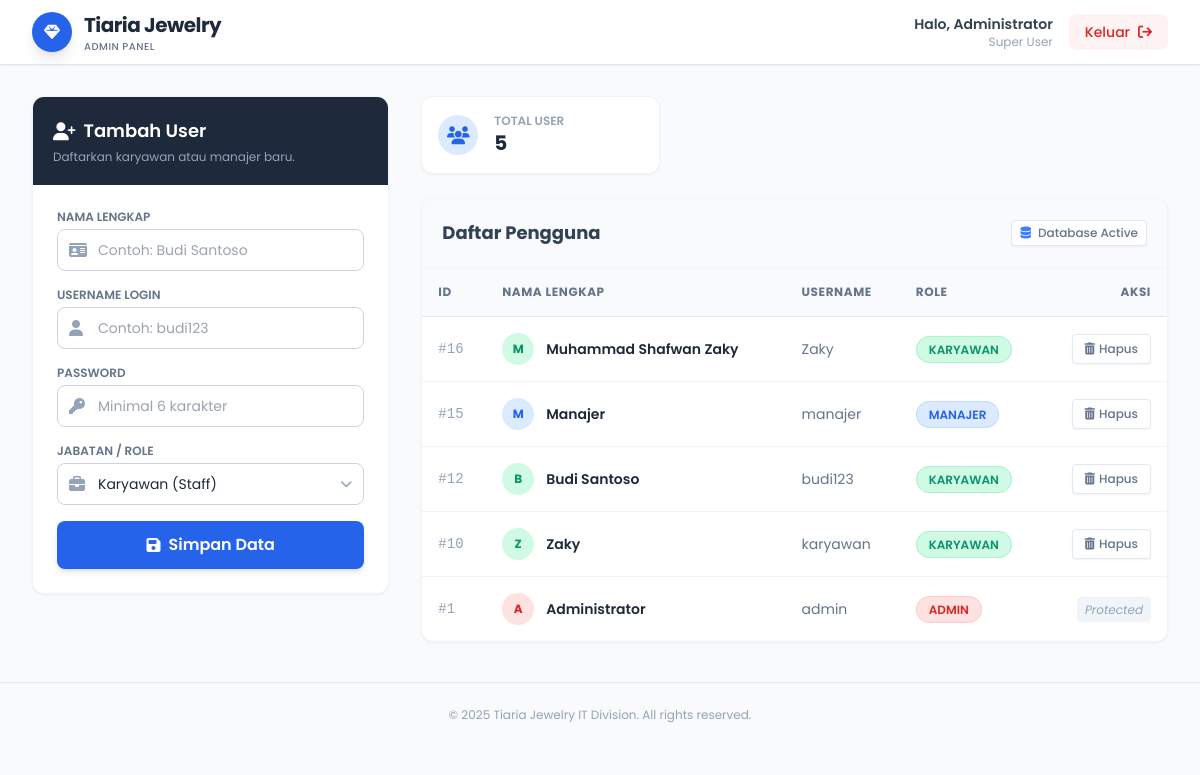
Page /admin (signed in) on the earlier database version.
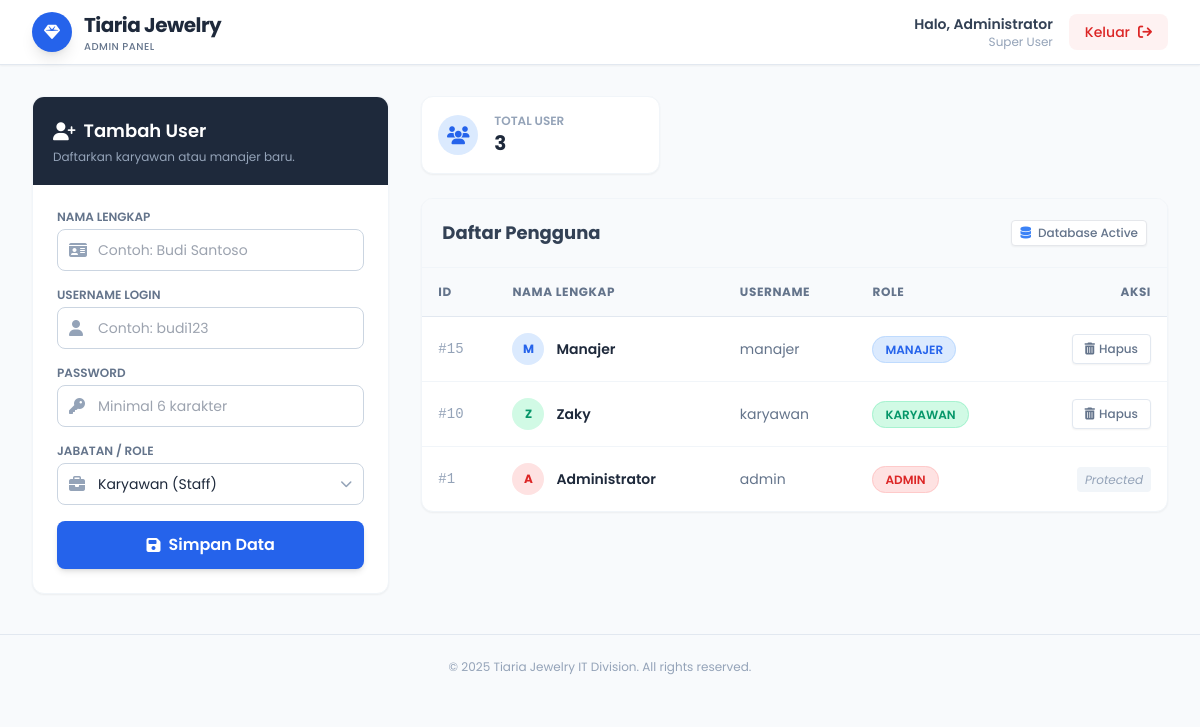
Same page on the later database version.
### tables this page shows
CREATE TABLE users (
                id INTEGER PRIMARY KEY AUTOINCREMENT,
                username TEXT UNIQUE NOT NULL,
                password TEXT NOT NULL,
                name TEXT NOT NULL,
                role TEXT NOT NULL DEFAULT 'karyawan', 
                created_at TIMESTAMP DEFAULT CURRENT_TIMESTAMP
            );

### app.py (the view)
@app.route('/admin')
@login_required
def admin_dashboard():
    if current_user.role != 'admin': return "⛔ AKSES DITOLAK"
    conn = create_connection()
    cursor = conn.cursor()
    cursor.execute("SELECT * FROM users ORDER BY id DESC")
    all_users = cursor.fetchall()
    conn.close()
    return render_template('admin_dashboard.html', users=all_users)

### app.py (called while the page is built)
@login_manager.user_loader
def load_user(user_id):
    return User.get_by_id(user_id)

@app.before_request
def make_session_permanent():
    session.permanent = True
    app.permanent_session_lifetime = timedelta(minutes=5) # Logout otomatis setelah 5 menit idle

### models.py (called while the page is built)
    @staticmethod
    def get_by_id(user_id):
        conn = create_connection()
        cursor = conn.cursor()
        cursor.execute("SELECT * FROM users WHERE id = ?", (user_id,))
        user_data = cursor.fetchone()
        conn.close()
        if user_data:
            return User(id=user_data[0], username=user_data[1], name=user_data[3], role=user_data[4])
        return None

### utils/db_manager.py (called while the page is built)
def create_connection():
    if not os.path.exists(DB_FOLDER):
        os.makedirs(DB_FOLDER)
    conn = sqlite3.connect(DB_PATH)
    return conn

### templates/admin_dashboard.html (shortened to what this page needs)
<!DOCTYPE html>
<html lang="id">
<head>
    <script src="https://cdn.tailwindcss.com"></script>
    <link rel="stylesheet" href="https://cdnjs.cloudflare.com/ajax/libs/font-awesome/6.4.0/css/all.min.css">
</head>
<body class="bg-slate-50 text-slate-800">
    <nav class="bg-white shadow-sm border-b border-slate-200 fixed w-full top-0 z-50">
        <div class="max-w-7xl mx-auto px-4 sm:px-6 lg:px-8">
            <div class="flex justify-between h-16">
                <div class="flex items-center gap-3">
                    <div class="w-10 h-10 rounded-full bg-blue-600 flex items-center justify-center text-white shadow-lg">
                        <i class="fa-solid fa-gem"></i>
                    </div>
                    <div>
                        <h1 class="font-bold text-xl text-slate-800 tracking-tight">Tiaria Jewelry</h1>
                        <p class="text-[10px] text-slate-500 font-medium uppercase tracking-wider">Admin Panel</p>
                    </div>
                </div>
                <div class="flex items-center gap-4">
                    <div class="text-right hidden sm:block">
                        <p class="text-sm font-semibold text-slate-700">Halo, Administrator</p>
                        <p class="text-xs text-slate-400">Super User</p>
                    </div>
                    <a href="/logout" onclick="konfirmasiLogout(event)" class="bg-red-50 text-red-600 hover:bg-red-600 hover:text-white px-4 py-2 rounded-lg text-sm font-medium transition-all duration-300 flex items-center gap-2 group">
                        <span>Keluar</span>
                        <i class="fa-solid fa-arrow-right-from-bracket group-hover:translate-x-1 transition-transform"></i>
                    </a>
                </div>
            </div>
        </div>
    </nav>
    <main class="max-w-7xl mx-auto px-4 sm:px-6 lg:px-8 mt-24 mb-10">
        <div class="grid grid-cols-1 lg:grid-cols-3 gap-8">
            <div class="lg:col-span-1">
                <div class="bg-white rounded-xl shadow-sm border border-slate-100 overflow-hidden sticky top-24">
                    <div class="bg-slate-800 p-5 text-white">
                        <h2 class="font-semibold text-lg flex items-center gap-2">
                            <i class="fa-solid fa-user-plus"></i> Tambah User
                        </h2>
                        <p class="text-slate-400 text-xs mt-1">Daftarkan karyawan atau manajer baru.</p>
                    </div>
                    <div class="p-6">
                        <form action="/add_user" method="POST" class="space-y-4">
                            <div>
                                <label class="block text-xs font-semibold text-slate-500 uppercase mb-1">Nama Lengkap</label>
                                <div class="relative">
                                    <span class="absolute inset-y-0 left-0 pl-3 flex items-center text-slate-400"><i class="fa-solid fa-id-card"></i></span>
                                    <input type="text" name="name" placeholder="Contoh: Budi Santoso" required
                                        class="w-full pl-10 pr-4 py-2.5 rounded-lg border border-slate-300 focus:border-blue-500 focus:ring-2 focus:ring-blue-100 outline-none text-sm transition-all">
                                </div>
                            </div>
                            <div>
                                <label class="block text-xs font-semibold text-slate-500 uppercase mb-1">Username Login</label>
                                <div class="relative">
                                    <span class="absolute inset-y-0 left-0 pl-3 flex items-center text-slate-400"><i class="fa-solid fa-user"></i></span>
                                    <input type="text" name="username" placeholder="Contoh: budi123" required
                                        class="w-full pl-10 pr-4 py-2.5 rounded-lg border border-slate-300 focus:border-blue-500 focus:ring-2 focus:ring-blue-100 outline-none text-sm transition-all">
                                </div>
                            </div>
                            <div>
                                <label class="block text-xs font-semibold text-slate-500 uppercase mb-1">Password</label>
                                <div class="relative">
                                    <span class="absolute inset-y-0 left-0 pl-3 flex items-center text-slate-400"><i class="fa-solid fa-key"></i></span>
                                    <input type="password" name="password" placeholder="Minimal 6 karakter" required
                                        class="w-full pl-10 pr-4 py-2.5 rounded-lg border border-slate-300 focus:border-blue-500 focus:ring-2 focus:ring-blue-100 outline-none text-sm transition-all">
                                </div>
                            </div>
                            <div>
                                <label class="block text-xs font-semibold text-slate-500 uppercase mb-1">Jabatan / Role</label>
                                <div class="relative">
                                    <span class="absolute inset-y-0 left-0 pl-3 flex items-center text-slate-400"><i class="fa-solid fa-briefcase"></i></span>
                                    <select name="role" class="w-full pl-10 pr-4 py-2.5 rounded-lg border border-slate-300 focus:border-blue-500 focus:ring-2 focus:ring-blue-100 outline-none text-sm transition-all bg-white appearance-none">
                                        <option value="karyawan">Karyawan (Staff)</option>
                                    </select>
                                    <span class="absolute inset-y-0 right-0 pr-3 flex items-center pointer-events-none text-slate-400"></span>
                                </div>
                            </div>
                            <button type="submit" class="w-full bg-blue-600 hover:bg-blue-700 text-white font-semibold py-3 rounded-lg shadow-md hover:shadow-lg transition-all duration-300 flex items-center justify-center gap-2 mt-4">
                                <i class="fa-solid fa-floppy-disk"></i> Simpan Data
                            </button>
                        </form>
                    </div>
                </div>
            </div>
            <div class="lg:col-span-2">
                <div class="grid grid-cols-2 md:grid-cols-3 gap-4 mb-6">
                    <div class="bg-white p-4 rounded-xl shadow-sm border border-slate-100 flex items-center gap-4">
                        <div class="w-10 h-10 rounded-full bg-blue-100 text-blue-600 flex items-center justify-center text-lg"><i class="fa-solid fa-users"></i></div>
                        <div>
                            <p class="text-xs text-slate-400 font-semibold uppercase">Total User</p>
                            <h3 class="text-xl font-bold text-slate-800">{{ users|length }}</h3>
                        </div>
                    </div>
                </div>
                <div class="bg-white rounded-xl shadow-sm border border-slate-100 overflow-hidden">
                    <div class="p-5 border-b border-slate-100 flex justify-between items-center bg-slate-50">
                        <h3 class="font-bold text-slate-700 text-lg">Daftar Pengguna</h3>
                        <span class="text-xs font-medium px-2 py-1 bg-white border rounded text-slate-500 shadow-sm">
                            <i class="fa-solid fa-database text-blue-500 mr-1"></i> Database Active
                        </span>
                    </div>
                    <div class="overflow-x-auto">
                        <table class="w-full text-left border-collapse">
                            <thead>
                                <tr class="bg-slate-50 text-slate-500 uppercase text-xs font-bold tracking-wider">
                                    <th class="p-4 border-b border-slate-200">ID</th>
                                    <th class="p-4 border-b border-slate-200">Nama Lengkap</th>
                                    <th class="p-4 border-b border-slate-200">Username</th>
                                    <th class="p-4 border-b border-slate-200">Role</th>
                                    <th class="p-4 border-b border-slate-200 text-right">Aksi</th>
                                </tr>
                            </thead>
                            <tbody class="text-sm text-slate-700 divide-y divide-slate-100">
                                {% for user in users %}
                                <tr class="hover:bg-blue-50/30 transition-colors duration-200">
                                    <td class="p-4 font-mono text-slate-400">#{{ user[0] }}</td>
                                    <td class="p-4 font-semibold text-slate-800">
                                        <div class="flex items-center gap-3">
                                            <div class="w-8 h-8 rounded-full flex items-center justify-center text-xs font-bold
                                                {% if user[4] == 'admin' %} bg-red-100 text-red-600
                                                {% elif user[4] == 'manajer' %} bg-blue-100 text-blue-600
                                                {% else %} bg-emerald-100 text-emerald-600 {% endif %}">
                                                {{ user[3][:1] }}
                                            </div>
                                            {{ user[3] }}
                                        </div>
                                    </td>
                                    <td class="p-4 text-slate-500">{{ user[1] }}</td>
                                    <td class="p-4">
                                        <span class="px-3 py-1 rounded-full text-xs font-semibold
                                            {% if user[4] == 'admin' %} bg-red-100 text-red-600 border border-red-200
                                            {% elif user[4] == 'manajer' %} bg-blue-100 text-blue-600 border border-blue-200
                                            {% else %} bg-emerald-100 text-emerald-600 border border-emerald-200 {% endif %}">
                                            {{ user[4]|upper }}
                                        </span>
                                    </td>
                                    <td class="p-4 text-right">
                                        {% if user[1] != 'admin' %}
                                            <button onclick="konfirmasiHapus(event, '{{ user[0] }}', '{{ user[3] }}')"
                                               class="inline-flex items-center gap-1 px-3 py-1.5 bg-white border border-slate-200 hover:bg-red-50 hover:text-red-600 hover:border-red-200 text-slate-500 rounded text-xs font-medium transition-all shadow-sm group">
                                                <i class="fa-solid fa-trash-can group-hover:scale-110 transition-transform"></i> Hapus
                                            </button>
                                        {% else %}
                                            <span class="text-xs text-slate-400 italic bg-slate-100 px-2 py-1 rounded">Protected</span>
                                        {% endif %}
                                    </td>
                                </tr>
                                {% endfor %}
                            </tbody>
                        </table>
                    </div>
                </div>
            </div>
        </div>
    </main>
    <footer class="text-center py-6 text-slate-400 text-xs border-t border-slate-200 mt-auto">
        &copy; 2025 Tiaria Jewelry IT Division. All rights reserved.
    </footer>
</body>
</html>

### templates/admin_dashboard.html (style rules this page uses)
body { font-family: 'Poppins', sans-serif; }

Differences in the rows shown:
removed users: id "16", name "M", name "Muhammad Shafwan Zaky", username "Zaky", role "KARYAWAN"
removed users: id "12", name "B", name "Budi Santoso", username "budi123", role "KARYAWAN"
Other differences:
{{ users|length }}: "5" → "3"
